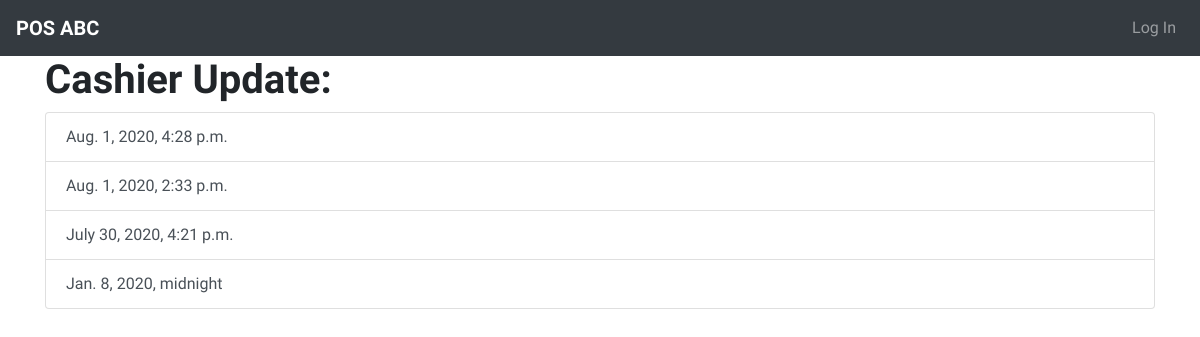
The app's page /cashier/ with its own data.
### Cashier/models.py (models this page shows, shortened)
class CashierPos(models.Model):
    id = models.UUIDField(primary_key=True, default=uuid.uuid4, editable=False)
    checkIn = models.ManyToManyField(InPos, blank=True)
    checkOut = models.ManyToManyField(OutPos, blank=True)
    created_date = models.DateTimeField(default=timezone.now)
    closed_date = models.DateTimeField(null=True, blank=True)
    class Meta:
        ordering = ['created_date']

### Cashier/views.py (the view)
# urls.py: path('', views.ListCashier.as_view(), name='allList'),
class ListCashier(generic.ListView):
    template_name = 'cashier/cashier_list.html'
    context_object_name = 'cashierList'
    model = models.CashierPos
    """
    SELECT *
    FROM CashierPos
    WHERE closed_date IS NULL
    ORDER_BY created_date DESC
    """
    def get_queryset(self):
        return models.CashierPos.objects.filter(closed_date__isnull = True).order_by('-created_date')

### Cashier/templates/cashier/cashier_list.html
{% extends 'Cashier/cashier_base.html' %}
{% block contentCashier %}
<div class="container">
    <h1><strong>Cashier Update:</strong></h1>
    <div class="list-group">
        {% for cashier in cashierList %}
            <a href="{% url 'cashier:detailCashier' pk=cashier.pk %}" class="list-group-item list-group-item-action">
                {{ cashier.created_date }}
            </a>
        {% endfor %}
    </div>
</div>
{% endblock %}

### static/PosNote/css/style.css (style rules this page uses)
body { font-family: 'Heebo', sans-serif; }

### records on screen
CashierPos: created_date "Aug. 1, 2020, 4:28 p.m."
CashierPos: created_date "Aug. 1, 2020, 2:33 p.m."
CashierPos: created_date "July 30, 2020, 4:21 p.m."
CashierPos: created_date "Jan. 8, 2020, midnight"
